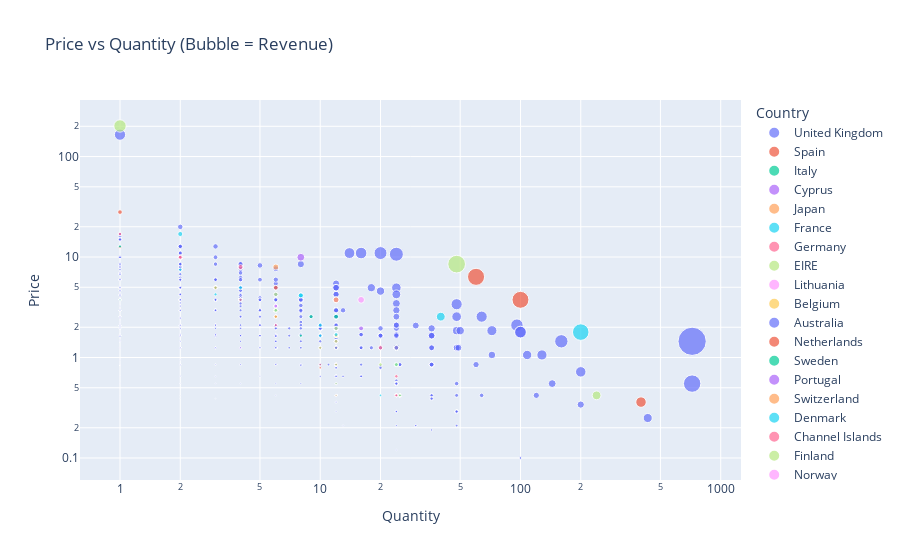

The cell this chart's notebook holds for it:
### Code cell
#  Scatter Plot – Price vs Quantity with Revenue as Size

fig = px.scatter(df_sample.sample(1000),
                 x='Quantity', y='Price',
                 size='Revenue', color='Country',
                 hover_data=['Revenue', 'Month'],
                 title='Price vs Quantity (Bubble = Revenue)')

fig.update_layout(xaxis_type='log', yaxis_type='log')
fig.show()

### Figure 1 — Plotly figure (JSON) as saved in the notebook; plotly's stock layout.template omitted (floating-point values rounded to 4 significant figures; data arrays with more than 128 entries replaced by an {"elided": "..."} marker saying what was removed)
{"data": [{"customdata": {"elided": "916x2 mixed values"}, "hovertemplate": "Country=United Kingdom<br>Quantity=%{x}<br>Price=%{y}<br>Revenue=%{customdata[0]}<br>Month=%{customdata[1]}<extra></extra>", "legendgroup": "United Kingdom", "marker": {"color": "#636efa", "size": {"elided": "916 float values"}, "sizemode": "area", "sizeref": 2.61, "symbol": "circle"}, "mode": "markers", "name": "United Kingdom", "orientation": "v", "showlegend": true, "type": "scatter", "x": {"elided": "916 int values"}, "xaxis": "x", "y": {"elided": "916 float values"}, "yaxis": "y"}, {"customdata": [[28, "2011-09"], [14.85, "2010-03"], [12.5, "2011-06"], [29.7, "2009-12"], [17.7, "2010-10"], [15.3, "2011-01"]], "hovertemplate": "Country=Spain<br>Quantity=%{x}<br>Price=%{y}<br>Revenue=%{customdata[0]}<br>Month=%{customdata[1]}<extra></extra>", "legendgroup": "Spain", "marker": {"color": "#EF553B", "size": [28.0, 14.85, 12.5, 29.7, 17.7, 15.3], "sizemode": "area", "sizeref": 2.61, "symbol": "circle"}, "mode": "markers", "name": "Spain", "orientation": "v", "showlegend": true, "type": "scatter", "x": [1, 3, 1, 6, 6, 6], "xaxis": "x", "y": [28.0, 4.95, 12.5, 4.95, 2.95, 2.55], "yaxis": "y"}, {"customdata": [[3.75, "2010-05"], [12.75, "2010-11"], [17.7, "2010-12"], [10.5, "2010-04"]], "hovertemplate": "Country=Italy<br>Quantity=%{x}<br>Price=%{y}<br>Revenue=%{customdata[0]}<br>Month=%{customdata[1]}<extra></extra>", "legendgroup": "Italy", "marker": {"color": "#00cc96", "size": [3.75, 12.75, 17.7, 10.5], "sizemode": "area", "sizeref": 2.61, "symbol": "circle"}, "mode": "markers", "name": "Italy", "orientation": "v", "showlegend": true, "type": "scatter", "x": [1, 1, 6, 25], "xaxis": "x", "y": [3.75, 12.75, 2.95, 0.42], "yaxis": "y"}, {"customdata": [[31.2, "2010-02"], [79.6, "2009-12"]], "hovertemplate": "Country=Cyprus<br>Quantity=%{x}<br>Price=%{y}<br>Revenue=%{customdata[0]}<br>Month=%{customdata[1]}<extra></extra>", "legendgroup": "Cyprus", "marker": {"color": "#ab63fa", "size": [31.2, 79.6], "sizemode": "area", "sizeref": 2.61, "symbol": "circle"}, "mode": "markers", "name": "Cyprus", "orientation": "v", "showlegend": true, "type": "scatter", "x": [16, 8], "xaxis": "x", "y": [1.95, 9.95], "yaxis": "y"}, {"customdata": [[15, "2010-06"], [17.7, "2010-06"]], "hovertemplate": "Country=Japan<br>Quantity=%{x}<br>Price=%{y}<br>Revenue=%{customdata[0]}<br>Month=%{customdata[1]}<extra></extra>", "legendgroup": "Japan", "marker": {"color": "#FFA15A", "size": [15.0, 17.7], "sizemode": "area", "sizeref": 2.61, "symbol": "circle"}, "mode": "markers", "name": "Japan", "orientation": "v", "showlegend": true, "type": "scatter", "x": [12, 6], "xaxis": "x", "y": [1.25, 2.95], "yaxis": "y"}, {"customdata": [[20.4, "2010-05"], [358, "2011-03"], [21, "2010-09"], [15, "2011-06"], [33.2, "2011-07"], [12.75, "2011-02"], [33.2, "2011-11"], [33.9, "2010-10"], [16.5, "2011-09"], [102, "2011-08"], [8.4, "2011-11"], [8.5, "2010-11"], [19.8, "2011-12"], [14.98, "2010-05"], [20.4, "2011-05"], [17.7, "2011-03"]], "hovertemplate": "Country=France<br>Quantity=%{x}<br>Price=%{y}<br>Revenue=%{customdata[0]}<br>Month=%{customdata[1]}<extra></extra>", "legendgroup": "France", "marker": {"color": "#19d3f3", "size": [20.4, 358.0, 21.0, 15.0, 33.2, 12.75, 33.2, 33.9, 16.5, 102.0, 8.4, 8.5, 19.8, 14.98, 20.4, 17.7], "sizemode": "area", "sizeref": 2.61, "symbol": "circle"}, "mode": "markers", "name": "France", "orientation": "v", "showlegend": true, "type": "scatter", "x": [24, 200, 10, 4, 8, 3, 8, 2, 10, 40, 20, 10, 4, 2, 24, 6], "xaxis": "x", "y": [0.85, 1.79, 2.1, 3.75, 4.15, 4.25, 4.15, 16.95, 1.65, 2.55, 0.42, 0.85, 4.95, 7.49, 0.85, 2.95], "yaxis": "y"}, {"customdata": [[8.5, "2011-10"], [25, "2009-12"], [12.6, "2010-06"], [31.8, "2010-11"], [17.4, "2010-04"], [12.5, "2010-01"], [15.6, "2010-06"], [15, "2011-05"], [19.9, "2011-03"], [19.8, "2010-04"], [10.2, "2010-02"], [16.95, "2010-11"], [15, "2011-07"], [10.08, "2011-06"]], "hovertemplate": "Country=Germany<br>Quantity=%{x}<br>Price=%{y}<br>Revenue=%{customdata[0]}<br>Month=%{customdata[1]}<extra></extra>", "legendgroup": "Germany", "marker": {"color": "#FF6692", "size": [8.5, 25.0, 12.6, 31.8, 17.4, 12.5, 15.6, 15.0, 19.9, 19.8, 10.2, 16.95, 15.0, 10.08], "sizemode": "area", "sizeref": 2.61, "symbol": "circle"}, "mode": "markers", "name": "Germany", "orientation": "v", "showlegend": true, "type": "scatter", "x": [10, 20, 6, 4, 12, 10, 24, 12, 2, 12, 12, 1, 4, 24], "xaxis": "x", "y": [0.85, 1.25, 2.1, 7.95, 1.45, 1.25, 0.65, 1.25, 9.95, 1.65, 0.85, 16.95, 3.75, 0.42], "yaxis": "y"}, {"customdata": [[10.5, "2011-05"], [100.8, "2011-03"], [23.4, "2010-01"], [30, "2011-10"], [25.5, "2010-06"], [6.6, "2011-03"], [408, "2010-09"], [17, "2010-09"], [10.2, "2010-06"], [17.4, "2011-10"], [14.85, "2011-05"], [17.7, "2010-10"], [201.6, "2010-01"], [20.4, "2010-09"], [15, "2010-05"]], "hovertemplate": "Country=EIRE<br>Quantity=%{x}<br>Price=%{y}<br>Revenue=%{customdata[0]}<br>Month=%{customdata[1]}<extra></extra>", "legendgroup": "EIRE", "marker": {"color": "#B6E880", "size": [10.5, 100.8, 23.4, 30.0, 25.5, 6.6, 408.0, 17.0, 10.2, 17.4, 14.85, 17.7, 201.6, 20.4, 15.0], "sizemode": "area", "sizeref": 2.61, "symbol": "circle"}, "mode": "markers", "name": "EIRE", "orientation": "v", "showlegend": true, "type": "scatter", "x": [25, 240, 12, 24, 6, 12, 48, 20, 12, 12, 3, 6, 1, 24, 12], "xaxis": "x", "y": [0.42, 0.42, 1.95, 1.25, 4.25, 0.55, 8.5, 0.85, 0.85, 1.45, 4.95, 2.95, 201.6, 0.85, 1.25], "yaxis": "y"}, {"customdata": [[60, "2010-11"], [45, "2010-12"]], "hovertemplate": "Country=Lithuania<br>Quantity=%{x}<br>Price=%{y}<br>Revenue=%{customdata[0]}<br>Month=%{customdata[1]}<extra></extra>", "legendgroup": "Lithuania", "marker": {"color": "#FF97FF", "size": [60.0, 45.0], "sizemode": "area", "sizeref": 2.61, "symbol": "circle"}, "mode": "markers", "name": "Lithuania", "orientation": "v", "showlegend": true, "type": "scatter", "x": [16, 12], "xaxis": "x", "y": [3.75, 3.75], "yaxis": "y"}, {"customdata": [[19.8, "2010-06"], [5.04, "2011-05"], [19.8, "2011-07"]], "hovertemplate": "Country=Belgium<br>Quantity=%{x}<br>Price=%{y}<br>Revenue=%{customdata[0]}<br>Month=%{customdata[1]}<extra></extra>", "legendgroup": "Belgium", "marker": {"color": "#FECB52", "size": [19.8, 5.04, 19.8], "sizemode": "area", "sizeref": 2.61, "symbol": "circle"}, "mode": "markers", "name": "Belgium", "orientation": "v", "showlegend": true, "type": "scatter", "x": [12, 12, 12], "xaxis": "x", "y": [1.65, 0.42, 1.65], "yaxis": "y"}, {"customdata": [[15, "2010-06"], [135.7, "2011-08"]], "hovertemplate": "Country=Australia<br>Quantity=%{x}<br>Price=%{y}<br>Revenue=%{customdata[0]}<br>Month=%{customdata[1]}<extra></extra>", "legendgroup": "Australia", "marker": {"color": "#636efa", "size": [15.0, 135.7], "sizemode": "area", "sizeref": 2.61, "symbol": "circle"}, "mode": "markers", "name": "Australia", "orientation": "v", "showlegend": true, "type": "scatter", "x": [12, 128], "xaxis": "x", "y": [1.25, 1.06], "yaxis": "y"}, {"customdata": [[144, "2011-10"], [381, "2010-02"], [375, "2011-10"], [7.9, "2011-11"]], "hovertemplate": "Country=Netherlands<br>Quantity=%{x}<br>Price=%{y}<br>Revenue=%{customdata[0]}<br>Month=%{customdata[1]}<extra></extra>", "legendgroup": "Netherlands", "marker": {"color": "#EF553B", "size": [144.0, 381.0, 375.0, 7.9], "sizemode": "area", "sizeref": 2.61, "symbol": "circle"}, "mode": "markers", "name": "Netherlands", "orientation": "v", "showlegend": true, "type": "scatter", "x": [400, 60, 100, 10], "xaxis": "x", "y": [0.36, 6.35, 3.75, 0.79], "yaxis": "y"}, {"customdata": [[13.2, "2010-08"], [30.6, "2010-09"], [30, "2011-02"], [22.95, "2011-08"]], "hovertemplate": "Country=Sweden<br>Quantity=%{x}<br>Price=%{y}<br>Revenue=%{customdata[0]}<br>Month=%{customdata[1]}<extra></extra>", "legendgroup": "Sweden", "marker": {"color": "#00cc96", "size": [13.2, 30.6, 30.0, 22.95], "sizemode": "area", "sizeref": 2.61, "symbol": "circle"}, "mode": "markers", "name": "Sweden", "orientation": "v", "showlegend": true, "type": "scatter", "x": [8, 12, 24, 9], "xaxis": "x", "y": [1.65, 2.55, 1.25, 2.55], "yaxis": "y"}, {"customdata": [[30, "2011-02"], [5, "2011-10"]], "hovertemplate": "Country=Portugal<br>Quantity=%{x}<br>Price=%{y}<br>Revenue=%{customdata[0]}<br>Month=%{customdata[1]}<extra></extra>", "legendgroup": "Portugal", "marker": {"color": "#ab63fa", "size": [30.0, 5.0], "sizemode": "area", "sizeref": 2.61, "symbol": "circle"}, "mode": "markers", "name": "Portugal", "orientation": "v", "showlegend": true, "type": "scatter", "x": [24, 4], "xaxis": "x", "y": [1.25, 1.25], "yaxis": "y"}, {"customdata": [[47.7, "2011-07"], [45, "2010-06"]], "hovertemplate": "Country=Switzerland<br>Quantity=%{x}<br>Price=%{y}<br>Revenue=%{customdata[0]}<br>Month=%{customdata[1]}<extra></extra>", "legendgroup": "Switzerland", "marker": {"color": "#FFA15A", "size": [47.7, 45.0], "sizemode": "area", "sizeref": 2.61, "symbol": "circle"}, "mode": "markers", "name": "Switzerland", "orientation": "v", "showlegend": true, "type": "scatter", "x": [6, 12], "xaxis": "x", "y": [7.95, 3.75], "yaxis": "y"}, {"customdata": [[20.28, "2011-11"]], "hovertemplate": "Country=Denmark<br>Quantity=%{x}<br>Price=%{y}<br>Revenue=%{customdata[0]}<br>Month=%{customdata[1]}<extra></extra>", "legendgroup": "Denmark", "marker": {"color": "#19d3f3", "size": [20.28], "sizemode": "area", "sizeref": 2.61, "symbol": "circle"}, "mode": "markers", "name": "Denmark", "orientation": "v", "showlegend": true, "type": "scatter", "x": [12], "xaxis": "x", "y": [1.69], "yaxis": "y"}, {"customdata": [[10.08, "2010-10"], [19.9, "2010-09"]], "hovertemplate": "Country=Channel Islands<br>Quantity=%{x}<br>Price=%{y}<br>Revenue=%{customdata[0]}<br>Month=%{customdata[1]}<extra></extra>", "legendgroup": "Channel Islands", "marker": {"color": "#FF6692", "size": [10.08, 19.9], "sizemode": "area", "sizeref": 2.61, "symbol": "circle"}, "mode": "markers", "name": "Channel Islands", "orientation": "v", "showlegend": true, "type": "scatter", "x": [24, 2], "xaxis": "x", "y": [0.42, 9.95], "yaxis": "y"}, {"customdata": [[12.5, "2011-11"]], "hovertemplate": "Country=Finland<br>Quantity=%{x}<br>Price=%{y}<br>Revenue=%{customdata[0]}<br>Month=%{customdata[1]}<extra></extra>", "legendgroup": "Finland", "marker": {"color": "#B6E880", "size": [12.5], "sizemode": "area", "sizeref": 2.61, "symbol": "circle"}, "mode": "markers", "name": "Finland", "orientation": "v", "showlegend": true, "type": "scatter", "x": [10], "xaxis": "x", "y": [1.25], "yaxis": "y"}, {"customdata": [[19.5, "2011-02"]], "hovertemplate": "Country=Norway<br>Quantity=%{x}<br>Price=%{y}<br>Revenue=%{customdata[0]}<br>Month=%{customdata[1]}<extra></extra>", "legendgroup": "Norway", "marker": {"color": "#FF97FF", "size": [19.5], "sizemode": "area", "sizeref": 2.61, "symbol": "circle"}, "mode": "markers", "name": "Norway", "orientation": "v", "showlegend": true, "type": "scatter", "x": [6], "xaxis": "x", "y": [3.25], "yaxis": "y"}, {"customdata": [[15.3, "2010-04"]], "hovertemplate": "Country=Greece<br>Quantity=%{x}<br>Price=%{y}<br>Revenue=%{customdata[0]}<br>Month=%{customdata[1]}<extra></extra>", "legendgroup": "Greece", "marker": {"color": "#FECB52", "size": [15.3], "sizemode": "area", "sizeref": 2.61, "symbol": "circle"}, "mode": "markers", "name": "Greece", "orientation": "v", "showlegend": true, "type": "scatter", "x": [6], "xaxis": "x", "y": [2.55], "yaxis": "y"}], "layout": {"legend": {"itemsizing": "constant", "title": {"text": "Country"}, "tracegroupgap": 0}, "title": {"text": "Price vs Quantity (Bubble = Revenue)"}, "xaxis": {"anchor": "y", "domain": [0, 1], "title": {"text": "Quantity"}, "type": "log"}, "yaxis": {"anchor": "x", "domain": [0, 1], "title": {"text": "Price"}, "type": "log"}}}
